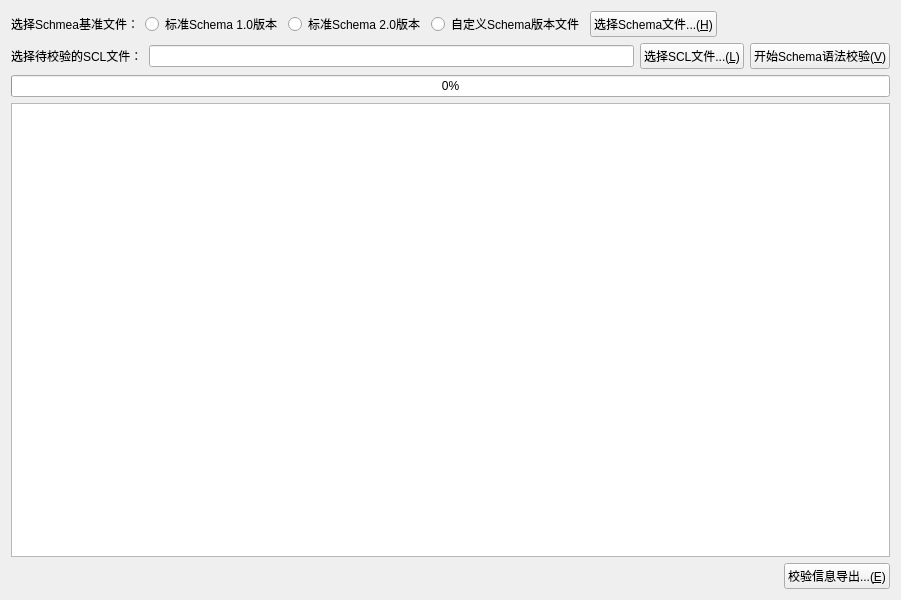
<?xml version="1.0" encoding="UTF-8"?>
<ui version="4.0">
 <class>SCLSchemaVerifyClass</class>
 <widget class="QMainWindow" name="SCLSchemaVerifyClass">
  <property name="geometry">
   <rect>
    <x>0</x>
    <y>0</y>
    <width>901</width>
    <height>600</height>
   </rect>
  </property>
  <property name="windowTitle">
   <string>SCL Schema校验</string>
  </property>
  <widget class="QWidget" name="centralWidget">
   <layout class="QGridLayout" name="gridLayout">
    <item row="0" column="0">
     <layout class="QHBoxLayout" name="horizontalLayout_2">
      <item>
       <widget class="QLabel" name="label_2">
        <property name="text">
         <string>选择Schmea基准文件：</string>
        </property>
       </widget>
      </item>
      <item>
       <widget class="QRadioButton" name="radioButton_schema1">
        <property name="text">
         <string>标准Schema 1.0版本</string>
        </property>
        <property name="icon">
         <iconset resource="sclschemaverify.qrc">
          <normaloff>:/images/version</normaloff>:/images/version</iconset>
        </property>
       </widget>
      </item>
      <item>
       <widget class="QRadioButton" name="radioButton_schema2">
        <property name="text">
         <string>标准Schema 2.0版本</string>
        </property>
        <property name="icon">
         <iconset resource="sclschemaverify.qrc">
          <normaloff>:/images/version</normaloff>:/images/version</iconset>
        </property>
       </widget>
      </item>
      <item>
       <layout class="QHBoxLayout" name="horizontalLayout">
        <item>
         <widget class="QRadioButton" name="radioButton_schema">
          <property name="text">
           <string>自定义Schema版本文件</string>
          </property>
          <property name="icon">
           <iconset resource="sclschemaverify.qrc">
            <normaloff>:/images/version</normaloff>:/images/version</iconset>
          </property>
         </widget>
        </item>
        <item>
         <widget class="QPushButton" name="btnSelectSchema">
          <property name="text">
           <string>选择Schema文件...(&amp;H)</string>
          </property>
          <property name="icon">
           <iconset resource="sclschemaverify.qrc">
            <normaloff>:/images/doc_new</normaloff>:/images/doc_new</iconset>
          </property>
         </widget>
        </item>
        <item>
         <spacer name="horizontalSpacer_3">
          <property name="orientation">
           <enum>Qt::Horizontal</enum>
          </property>
          <property name="sizeHint" stdset="0">
           <size>
            <width>40</width>
            <height>20</height>
           </size>
          </property>
         </spacer>
        </item>
       </layout>
      </item>
     </layout>
    </item>
    <item row="1" column="0">
     <layout class="QHBoxLayout" name="horizontalLayout_3">
      <item>
       <widget class="QLabel" name="label">
        <property name="text">
         <string>选择待校验的SCL文件：</string>
        </property>
       </widget>
      </item>
      <item>
       <widget class="QLineEdit" name="lineEdit_scl"/>
      </item>
      <item>
       <widget class="QPushButton" name="btnSelectScl">
        <property name="text">
         <string>选择SCL文件...(&amp;L)</string>
        </property>
        <property name="icon">
         <iconset resource="sclschemaverify.qrc">
          <normaloff>:/images/doc_new</normaloff>:/images/doc_new</iconset>
        </property>
       </widget>
      </item>
      <item>
       <widget class="QPushButton" name="btnSchemaVerify">
        <property name="text">
         <string>开始Schema语法校验(&amp;V)</string>
        </property>
        <property name="icon">
         <iconset resource="sclschemaverify.qrc">
          <normaloff>:/images/play</normaloff>:/images/play</iconset>
        </property>
       </widget>
      </item>
     </layout>
    </item>
    <item row="2" column="0">
     <widget class="QProgressBar" name="progressBar">
      <property name="value">
       <number>0</number>
      </property>
      <property name="alignment">
       <set>Qt::AlignCenter</set>
      </property>
     </widget>
    </item>
    <item row="3" column="0">
     <widget class="QPlainTextEdit" name="plainTextEdit"/>
    </item>
    <item row="4" column="0">
     <layout class="QHBoxLayout" name="horizontalLayout_4">
      <item>
       <spacer name="horizontalSpacer">
        <property name="orientation">
         <enum>Qt::Horizontal</enum>
        </property>
        <property name="sizeHint" stdset="0">
         <size>
          <width>40</width>
          <height>20</height>
         </size>
        </property>
       </spacer>
      </item>
      <item>
       <widget class="QPushButton" name="btnExport">
        <property name="text">
         <string>校验信息导出...(&amp;E)</string>
        </property>
        <property name="icon">
         <iconset resource="sclschemaverify.qrc">
          <normaloff>:/images/doc_edit</normaloff>:/images/doc_edit</iconset>
        </property>
       </widget>
      </item>
     </layout>
    </item>
   </layout>
   <zorder>plainTextEdit</zorder>
   <zorder>progressBar</zorder>
  </widget>
 </widget>
 <layoutdefault spacing="6" margin="11"/>
 <resources>
  <include location="sclschemaverify.qrc"/>
  <include location="../../OperationSystem/UK-9000/HMI_Plugin/oe/plugin_scl_verify/plugin_scl_verify.qrc"/>
 </resources>
 <connections/>
</ui>
